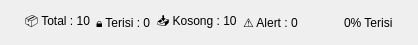
        <widget class="QFrame" name="frame_stats">
         <property name="maximumSize">
          <size>
           <width>16777215</width>
           <height>45</height>
          </size>
         </property>
         <layout class="QHBoxLayout" name="horizontalLayout_stats">
          <property name="leftMargin">
           <number>25</number>
          </property>
          <property name="rightMargin">
           <number>25</number>
          </property>
          <item>
           <widget class="QLabel" name="statTotal">
            <property name="text">
             <string>📦 Total : 10</string>
            </property>
           </widget>
          </item>
          <item>
           <widget class="QLabel" name="statFilled">
            <property name="text">
             <string>🔒 Terisi : 0</string>
            </property>
           </widget>
          </item>
          <item>
           <widget class="QLabel" name="statEmpty">
            <property name="text">
             <string>📥 Kosong : 10</string>
            </property>
           </widget>
          </item>
          <item>
           <widget class="QLabel" name="statAlert">
            <property name="text">
             <string>⚠️ Alert : 0</string>
            </property>
           </widget>
          </item>
          <item>
           <spacer name="horizontalSpacer_stats">
            <property name="orientation">
             <enum>Qt::Horizontal</enum>
            </property>
            <property name="sizeHint" stdset="0">
             <size>
              <width>40</width>
              <height>20</height>
             </size>
            </property>
           </spacer>
          </item>
          <item>
           <widget class="QLabel" name="statPercent">
            <property name="text">
             <string>0% Terisi</string>
            </property>
           </widget>
          </item>
         </layout>
        </widget>
